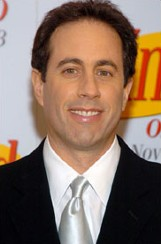
#> input picture Faces/train/jerry seinfield/1.jpg, 161 x 244 px, found by its file name; its folder holds only this picture in this run
$ python faces_train.py
#> lines starting #> are read from the running program, lines starting #| are printed output that depends on the picture
'''
In this file I train the model using images in the training folder.
If you have new images, add to the training folders under the right name
(or add a folder for a new person), then rerun this training program.
'''
import cv2 as cv
import numpy as np
import os

from numpy.core.numerictypes import obj2sctype

#people = ['Ben Afflek','Elton John','Jerry Seinfield','Madonna','Mindy Kaling']

DIR = r'Faces\train'

people = []
for name in os.listdir(DIR):
    people.append(name)
#> pass 2 of the loop `for name in os.listdir(DIR):`:
haar_cascade = cv.CascadeClassifier('haarcascade_frontalface_default.xml')

features = []
labels = []

def create_train():
    for person in people:
        path = os.path.join(DIR, person)
        label = people.index(person)

        for img in os.listdir(path):
            img_path = os.path.join(path, img)

            img_array = cv.imread(img_path)
#> img_array is the input picture: shape (244, 161, 3); mean B, G, R 100.2, 114.7, 137.3
            gray = cv.cvtColor(img_array, cv.COLOR_BGR2GRAY)
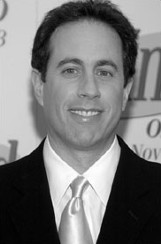
#> gray: shape (244, 161); min 0, max 255, mean 119.8

            faces_rect = haar_cascade.detectMultiScale(gray, scaleFactor=1.1, minNeighbors=6)
#> faces_rect = [[37, 31, 101, 101]]

            #detect face and append to features list
            for (x,y,w,h) in faces_rect:
                faces_roi = gray[y:y+h, x:x+w]
                features.append(faces_roi)
                labels.append(label)
#> this loop made 1 pass
#> pass 1, in create_train, `faces_roi = gray[y:y+h, x:x+w]`:
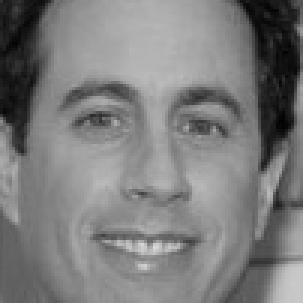
#> faces_roi: shape (101, 101) (shown 3 times larger); min 1, max 218, mean 124.2
#> after the loop, features = 1 item; labels = [0]
#> pass 2 of the loop in create_train, `for person in people:`:
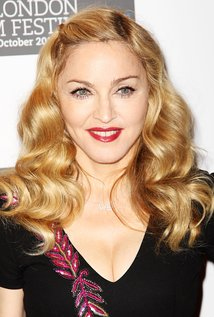
#> input picture Faces/train/madonna/1.jpg, 214 x 317 px, found by its file name
#> in create_train, img_array is the input picture: shape (317, 214, 3); mean B, G, R 119.2, 142.1, 169.9
#> in create_train, `gray = cv.cvtColor(img_array, cv.COLOR_BGR2GRAY)`:
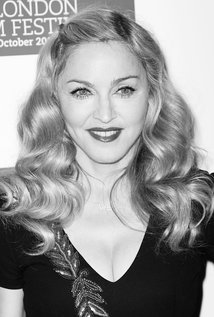
#> gray: shape (317, 214); min 1, max 255, mean 147.8
#> faces_rect = [[48, 49, 112, 112]]
#> the loop in create_train, `for (x,y,w,h) in faces_rect:` made 1 pass
#> pass 1, in create_train, `faces_roi = gray[y:y+h, x:x+w]`:
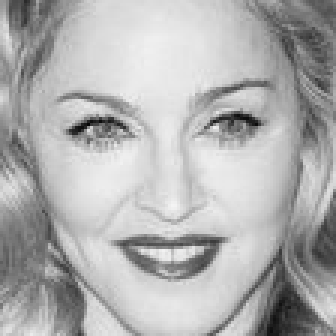
#> faces_roi: shape (112, 112) (shown 3 times larger); min 6, max 244, mean 176.1
#> after the loop in create_train, `for (x,y,w,h) in faces_rect:`: features = 2 items; labels = [0, 1]

create_train()
print('Training done -----------------')
#print(f'Length of the features list = {len(features)}')
#print(f'Length of the labels list = {len(labels)}')

features = np.array(features, dtype = 'object')
labels = np.array(labels)
face_recognizer = cv.face.LBPHFaceRecognizer_create()

#Train the recognizer on the featuers list and the labels list
face_recognizer.train(features, labels)

face_recognizer.save('face_trained.yml')

np.save('features.npy', features)
np.save('labels.npy',labels)
